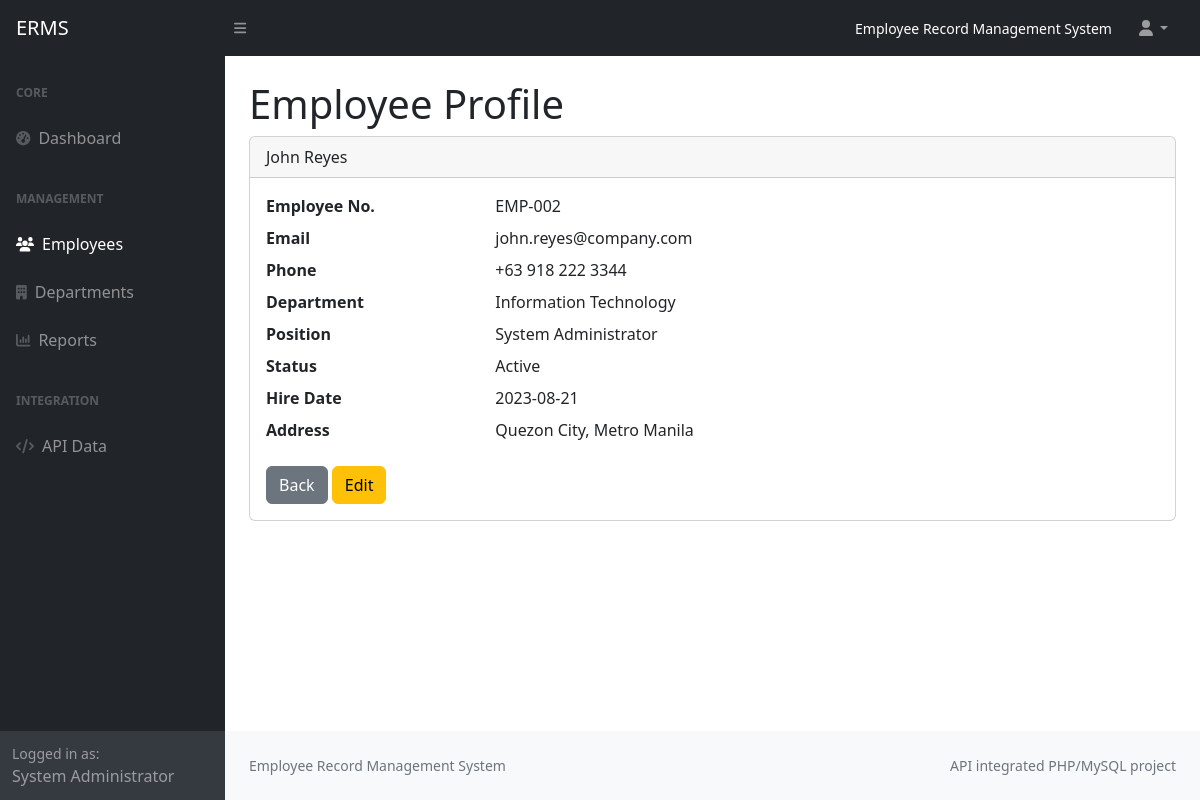
/employees/view.php?id=2 (signed in), run on the app's committed database.
### tables this page shows
CREATE TABLE employees (
    id INT AUTO_INCREMENT PRIMARY KEY,
    employee_no VARCHAR(30) NOT NULL UNIQUE,
    first_name VARCHAR(80) NOT NULL,
    last_name VARCHAR(80) NOT NULL,
    email VARCHAR(120) NOT NULL,
    phone VARCHAR(40),
    hire_date DATE NOT NULL,
    department_id INT NOT NULL,
    position_id INT NOT NULL,
    status_id INT NOT NULL,
    address TEXT,
    created_at TIMESTAMP DEFAULT CURRENT_TIMESTAMP,
    updated_at TIMESTAMP DEFAULT CURRENT_TIMESTAMP ON UPDATE CURRENT_TIMESTAMP,
    CONSTRAINT fk_employees_department FOREIGN KEY (department_id) REFERENCES departments(id) ON UPDATE CASCADE ON DELETE RESTRICT,
    CONSTRAINT fk_employees_position FOREIGN KEY (position_id) REFERENCES positions(id) ON UPDATE CASCADE ON DELETE RESTRICT,
    CONSTRAINT fk_employees_status FOREIGN KEY (status_id) REFERENCES employee_statuses(id) ON UPDATE CASCADE ON DELETE RESTRICT
);

CREATE TABLE departments (
    id INT AUTO_INCREMENT PRIMARY KEY,
    name VARCHAR(100) NOT NULL UNIQUE,
    created_at TIMESTAMP DEFAULT CURRENT_TIMESTAMP
);

CREATE TABLE positions (
    id INT AUTO_INCREMENT PRIMARY KEY,
    department_id INT NOT NULL,
    title VARCHAR(100) NOT NULL,
    created_at TIMESTAMP DEFAULT CURRENT_TIMESTAMP,
    CONSTRAINT fk_positions_department FOREIGN KEY (department_id) REFERENCES departments(id) ON UPDATE CASCADE ON DELETE RESTRICT
);

CREATE TABLE employee_statuses (
    id INT AUTO_INCREMENT PRIMARY KEY,
    name VARCHAR(50) NOT NULL UNIQUE
);

### includes/helpers.php (called while the page is built, shortened)
<?php
function e(?string $value): string
{
    return htmlspecialchars((string) $value, ENT_QUOTES, 'UTF-8');
}
function employee_join_sql(): string
{
    return "
        SELECT employees.*, departments.name AS department_name, positions.title AS position_title,
               employee_statuses.name AS status_name
        FROM employees
        INNER JOIN departments ON employees.department_id = departments.id
        INNER JOIN positions ON employees.position_id = positions.id
        INNER JOIN employee_statuses ON employees.status_id = employee_statuses.id
    ";
}
?>

### employees/view.php (the view, shortened to what this page needs)
<?php
require_once __DIR__ . '/../config/database.php';
require_once __DIR__ . '/../includes/helpers.php';
$id = (int) ($_GET['id'] ?? 0);
$stmt = $pdo->prepare(employee_join_sql() . ' WHERE employees.id = ?');
$stmt->execute([$id]);
$employee = $stmt->fetch();
require __DIR__ . '/../includes/header.php';
require __DIR__ . '/../includes/sidebar.php';
?>
<main><div class="container-fluid px-4"><h1 class="mt-4">Employee Profile</h1><div class="card mb-4"><div class="card-header"><?= e($employee['first_name'] . ' ' . $employee['last_name']) ?></div><div class="card-body"><dl class="row"><dt class="col-sm-3">Employee No.</dt><dd class="col-sm-9"><?= e($employee['employee_no']) ?></dd><dt class="col-sm-3">Email</dt><dd class="col-sm-9"><?= e($employee['email']) ?></dd><dt class="col-sm-3">Phone</dt><dd class="col-sm-9"><?= e($employee['phone']) ?></dd><dt class="col-sm-3">Department</dt><dd class="col-sm-9"><?= e($employee['department_name']) ?></dd><dt class="col-sm-3">Position</dt><dd class="col-sm-9"><?= e($employee['position_title']) ?></dd><dt class="col-sm-3">Status</dt><dd class="col-sm-9"><?= e($employee['status_name']) ?></dd><dt class="col-sm-3">Hire Date</dt><dd class="col-sm-9"><?= e($employee['hire_date']) ?></dd><dt class="col-sm-3">Address</dt><dd class="col-sm-9"><?= e($employee['address']) ?></dd></dl><a class="btn btn-secondary" href="index.php">Back</a> <a class="btn btn-warning" href="edit.php?id=<?= $employee['id'] ?>">Edit</a></div></div></div></main>
<?php require __DIR__ . '/../includes/footer.php'; ?>

### data on the page
employees: first_name+last_name "John Reyes", employee_no "EMP-002", email "john.reyes@company.com", phone "+63 918 222 3344", department.name "Information Technology", position.title "System Administrator", status.name "Active", hire_date "2023-08-21", address "Quezon City, Metro Manila"

### other printed values
current_user_name() "System Administrator"
